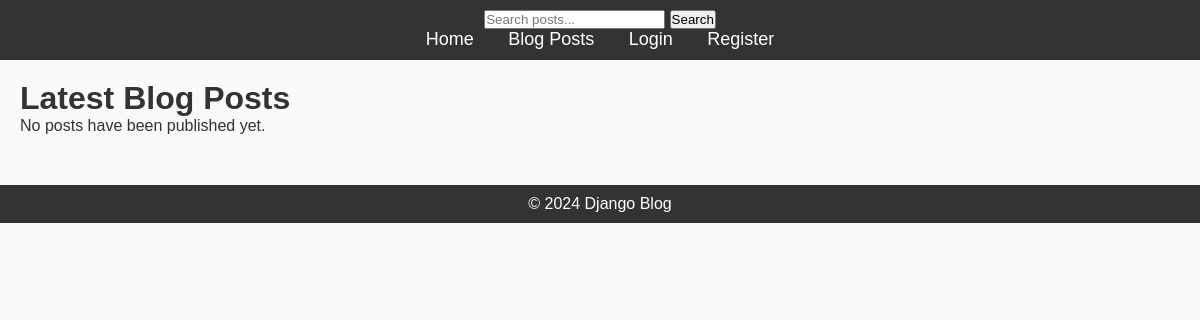
Before: / with the older database file.
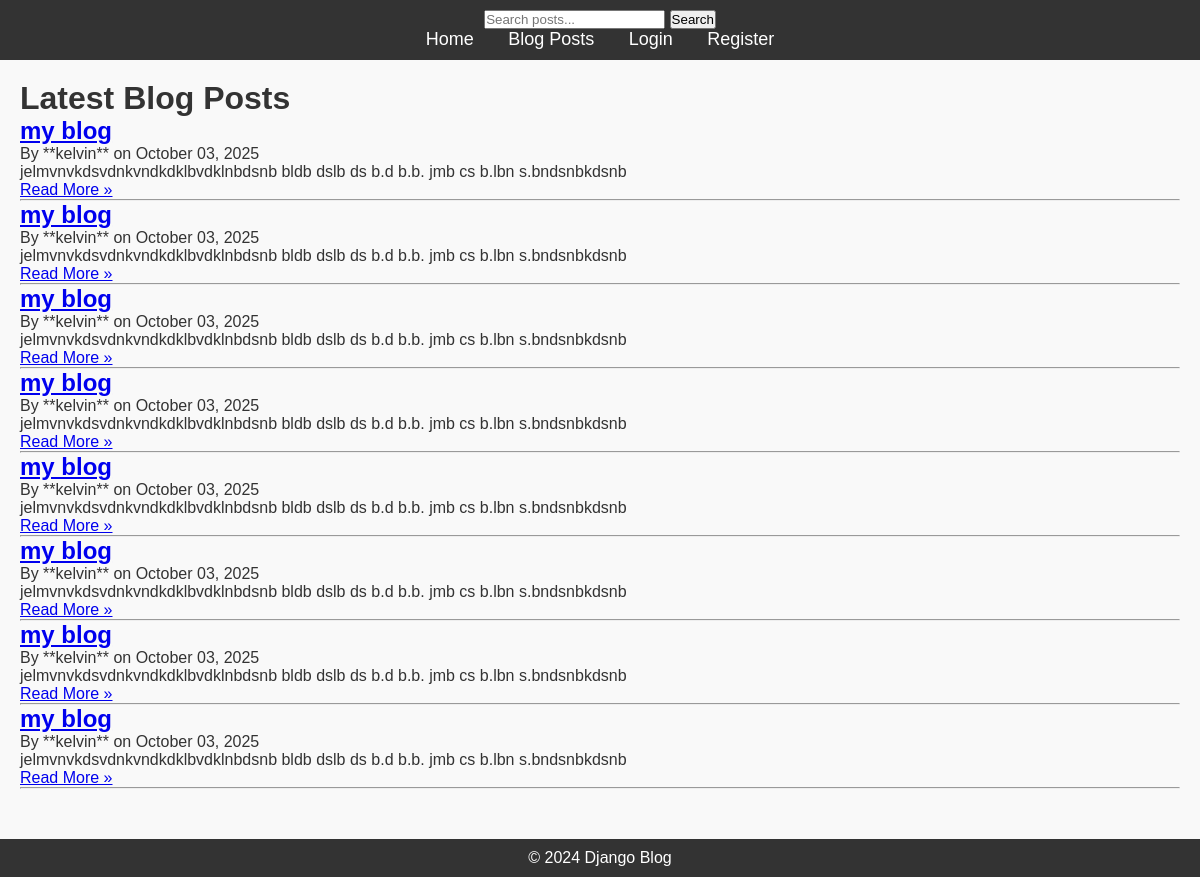
After: the same page with the newer database file.
### blog/models.py (models this page shows, shortened)
class Post(models.Model):
    title = models.CharField(max_length=200)
    content = models.TextField()
    author = models.ForeignKey(User, on_delete=models.CASCADE)
    published_date = models.DateTimeField(auto_now_add=True)
    tags = TaggableManager()

### blog/views.py (the view)
# urls.py: path('', PostListView.as_view(), name='home'),
def home(request):
    posts = Post.objects.all().order_by('-published_date')
    context = {'posts': posts}
    return render(request, 'blog/home.html', context)

### blog/templates/blog/home.html (shortened to what this page needs)
{% extends "blog/base.html" %}
{% block content %}
    <h1>Latest Blog Posts</h1>
    {% for post in posts %}
        <div class="post-entry">
            <h2><a href="{% url 'post-detail' pk=post.pk %}">{{ post.title }}</a></h2>
            <p>
                By **{{ post.author.username }}** on {{ post.published_date|date:"F d, Y" }}
            </p>
            <p>{{ post.content|truncatewords:30 }}</p>
            <a href="{% url 'post-detail' pk=post.pk %}">Read More &raquo;</a>
            <hr>
        </div>
    {% empty %}
        <p>No posts have been published yet.</p>
    {% endfor %}
{% endblock content %}

Changed rows visible on the page:
added Post: title "my blog", author.username "kelvin", published_date "October 03, 2025", content "jelmvnvkdsvdnkvndkdklbvdklnbdsnb bldb dslb ds b.d b.b. jmb cs b.lbn s.bndsnbkdsnb"
added Post: title "my blog", author.username "kelvin", published_date "October 03, 2025", content "jelmvnvkdsvdnkvndkdklbvdklnbdsnb bldb dslb ds b.d b.b. jmb cs b.lbn s.bndsnbkdsnb"
added Post: title "my blog", author.username "kelvin", published_date "October 03, 2025", content "jelmvnvkdsvdnkvndkdklbvdklnbdsnb bldb dslb ds b.d b.b. jmb cs b.lbn s.bndsnbkdsnb"
added Post: title "my blog", author.username "kelvin", published_date "October 03, 2025", content "jelmvnvkdsvdnkvndkdklbvdklnbdsnb bldb dslb ds b.d b.b. jmb cs b.lbn s.bndsnbkdsnb"
added Post: title "my blog", author.username "kelvin", published_date "October 03, 2025", content "jelmvnvkdsvdnkvndkdklbvdklnbdsnb bldb dslb ds b.d b.b. jmb cs b.lbn s.bndsnbkdsnb"
added Post: title "my blog", author.username "kelvin", published_date "October 03, 2025", content "jelmvnvkdsvdnkvndkdklbvdklnbdsnb bldb dslb ds b.d b.b. jmb cs b.lbn s.bndsnbkdsnb"
added Post: title "my blog", author.username "kelvin", published_date "October 03, 2025", content "jelmvnvkdsvdnkvndkdklbvdklnbdsnb bldb dslb ds b.d b.b. jmb cs b.lbn s.bndsnbkdsnb"
added Post: title "my blog", author.username "kelvin", published_date "October 03, 2025", content "jelmvnvkdsvdnkvndkdklbvdklnbdsnb bldb dslb ds b.d b.b. jmb cs b.lbn s.bndsnbkdsnb"
Other visible differences:
text no longer shown: "No posts have been published yet."
